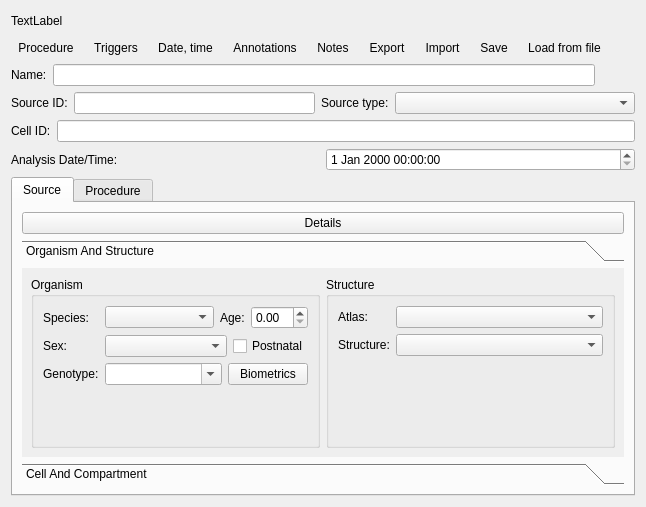
<?xml version="1.0" encoding="UTF-8"?>
<ui version="4.0">
 <class>MetaDataWidget</class>
 <widget class="QWidget" name="MetaDataWidget">
  <property name="geometry">
   <rect>
    <x>0</x>
    <y>0</y>
    <width>646</width>
    <height>507</height>
   </rect>
  </property>
  <property name="windowTitle">
   <string>Form</string>
  </property>
  <property name="toolTip">
   <string>Data name</string>
  </property>
  <property name="statusTip">
   <string>Data name</string>
  </property>
  <property name="whatsThis">
   <string>Data name</string>
  </property>
  <layout class="QGridLayout" name="gridLayout_5">
   <item row="0" column="0">
    <layout class="QVBoxLayout" name="verticalLayout">
     <item>
      <layout class="QHBoxLayout" name="horizontalLayout_4">
       <item>
        <widget class="QLabel" name="dataVarNameLabel">
         <property name="sizePolicy">
          <sizepolicy hsizetype="Preferred" vsizetype="Minimum">
           <horstretch>0</horstretch>
           <verstretch>0</verstretch>
          </sizepolicy>
         </property>
         <property name="toolTip">
          <string>Name of the variable in the workspace</string>
         </property>
         <property name="frameShape">
          <enum>QFrame::Shape::NoFrame</enum>
         </property>
         <property name="frameShadow">
          <enum>QFrame::Shadow::Plain</enum>
         </property>
         <property name="lineWidth">
          <number>1</number>
         </property>
         <property name="midLineWidth">
          <number>0</number>
         </property>
         <property name="text">
          <string>TextLabel</string>
         </property>
         <property name="textInteractionFlags">
          <set>Qt::TextInteractionFlag::TextSelectableByKeyboard|Qt::TextInteractionFlag::TextSelectableByMouse</set>
         </property>
        </widget>
       </item>
       <item>
        <spacer name="horizontalSpacer">
         <property name="orientation">
          <enum>Qt::Orientation::Horizontal</enum>
         </property>
         <property name="sizeHint" stdset="0">
          <size>
           <width>76</width>
           <height>20</height>
          </size>
         </property>
        </spacer>
       </item>
      </layout>
     </item>
     <item>
      <layout class="QHBoxLayout" name="horizontalLayout_6">
       <item>
        <widget class="QToolButton" name="procedureToolButton">
         <property name="toolTip">
          <string>Procedure (treatment, etc)</string>
         </property>
         <property name="statusTip">
          <string>Procedure (treatment, etc)</string>
         </property>
         <property name="whatsThis">
          <string>Procedure (treatment, etc)</string>
         </property>
         <property name="text">
          <string>Procedure</string>
         </property>
         <property name="icon">
          <iconset theme="view-task"/>
         </property>
         <property name="autoRaise">
          <bool>true</bool>
         </property>
        </widget>
       </item>
       <item>
        <widget class="QToolButton" name="triggersToolButton">
         <property name="toolTip">
          <string>Detect and edit trigger protocols</string>
         </property>
         <property name="statusTip">
          <string>Detect and edit trigger protocols</string>
         </property>
         <property name="whatsThis">
          <string>Detect and edit trigger protocols</string>
         </property>
         <property name="text">
          <string>Triggers</string>
         </property>
         <property name="icon">
          <iconset theme="mark-location"/>
         </property>
         <property name="autoRaise">
          <bool>true</bool>
         </property>
        </widget>
       </item>
       <item>
        <widget class="QToolButton" name="dateTimeToolButton">
         <property name="toolTip">
          <string>Date, time of recording and  analysis</string>
         </property>
         <property name="statusTip">
          <string>Date, time of recording and  analysis</string>
         </property>
         <property name="whatsThis">
          <string>Date, time of recording and  analysis</string>
         </property>
         <property name="text">
          <string>Date, time</string>
         </property>
         <property name="icon">
          <iconset theme="change-date-symbolic"/>
         </property>
         <property name="autoRaise">
          <bool>true</bool>
         </property>
        </widget>
       </item>
       <item>
        <widget class="QToolButton" name="annotationsToolButton">
         <property name="toolTip">
          <string>Additional structured descriptors (key, value pairs)</string>
         </property>
         <property name="statusTip">
          <string>Additional structured descriptors (key, value pairs)</string>
         </property>
         <property name="whatsThis">
          <string>Additional structured descriptors (key, value pairs)</string>
         </property>
         <property name="text">
          <string>Annotations</string>
         </property>
         <property name="icon">
          <iconset theme="database-index"/>
         </property>
         <property name="autoRaise">
          <bool>true</bool>
         </property>
        </widget>
       </item>
       <item>
        <widget class="QToolButton" name="notesToolButton">
         <property name="toolTip">
          <string>Edit description (notes)</string>
         </property>
         <property name="statusTip">
          <string>Edit description (notes)</string>
         </property>
         <property name="whatsThis">
          <string>Edit description (notes)</string>
         </property>
         <property name="text">
          <string>Notes</string>
         </property>
         <property name="icon">
          <iconset theme="description"/>
         </property>
         <property name="autoRaise">
          <bool>true</bool>
         </property>
        </widget>
       </item>
       <item>
        <widget class="QToolButton" name="exportToolButton">
         <property name="toolTip">
          <string>Export metadata to workspace object</string>
         </property>
         <property name="statusTip">
          <string>Export metadata to workspace object</string>
         </property>
         <property name="whatsThis">
          <string>Export metadata to workspace object</string>
         </property>
         <property name="text">
          <string>Export</string>
         </property>
         <property name="icon">
          <iconset theme="document-export"/>
         </property>
         <property name="autoRaise">
          <bool>true</bool>
         </property>
        </widget>
       </item>
       <item>
        <widget class="QToolButton" name="importToolButton">
         <property name="toolTip">
          <string>Import metadata from workspace object</string>
         </property>
         <property name="statusTip">
          <string>Import metadata from workspace object</string>
         </property>
         <property name="whatsThis">
          <string>Import metadata from workspace object</string>
         </property>
         <property name="text">
          <string>Import</string>
         </property>
         <property name="icon">
          <iconset theme="document-import"/>
         </property>
         <property name="autoRaise">
          <bool>true</bool>
         </property>
        </widget>
       </item>
       <item>
        <widget class="QToolButton" name="saveToolButton">
         <property name="toolTip">
          <string>Save metadata to file</string>
         </property>
         <property name="statusTip">
          <string>Save metadata to file</string>
         </property>
         <property name="whatsThis">
          <string>Save metadata to file</string>
         </property>
         <property name="text">
          <string>Save</string>
         </property>
         <property name="icon">
          <iconset theme="document-save"/>
         </property>
         <property name="autoRaise">
          <bool>true</bool>
         </property>
        </widget>
       </item>
       <item>
        <widget class="QToolButton" name="loadToolButton">
         <property name="toolTip">
          <string>Load meta-data from file</string>
         </property>
         <property name="statusTip">
          <string>Load meta-data from file</string>
         </property>
         <property name="whatsThis">
          <string>Load meta-data from file</string>
         </property>
         <property name="text">
          <string>Load from file</string>
         </property>
         <property name="icon">
          <iconset theme="document-open"/>
         </property>
         <property name="autoRaise">
          <bool>true</bool>
         </property>
        </widget>
       </item>
       <item>
        <spacer name="horizontalSpacer_2">
         <property name="orientation">
          <enum>Qt::Orientation::Horizontal</enum>
         </property>
         <property name="sizeHint" stdset="0">
          <size>
           <width>363</width>
           <height>20</height>
          </size>
         </property>
        </spacer>
       </item>
      </layout>
     </item>
     <item>
      <layout class="QHBoxLayout" name="horizontalLayout_5">
       <item>
        <widget class="QLabel" name="nameLabel">
         <property name="text">
          <string>Name:</string>
         </property>
         <property name="buddy">
          <cstring>dataNameLineEdit</cstring>
         </property>
        </widget>
       </item>
       <item>
        <widget class="QLineEdit" name="dataNameLineEdit">
         <property name="sizePolicy">
          <sizepolicy hsizetype="Expanding" vsizetype="Fixed">
           <horstretch>10</horstretch>
           <verstretch>0</verstretch>
          </sizepolicy>
         </property>
         <property name="toolTip">
          <string>Data name</string>
         </property>
         <property name="statusTip">
          <string>Data name</string>
         </property>
         <property name="whatsThis">
          <string>Data name</string>
         </property>
         <property name="clearButtonEnabled">
          <bool>true</bool>
         </property>
        </widget>
       </item>
       <item>
        <spacer name="horizontalSpacer_3">
         <property name="orientation">
          <enum>Qt::Orientation::Horizontal</enum>
         </property>
         <property name="sizeHint" stdset="0">
          <size>
           <width>40</width>
           <height>20</height>
          </size>
         </property>
        </spacer>
       </item>
      </layout>
     </item>
     <item>
      <layout class="QHBoxLayout" name="horizontalLayout_10">
       <item>
        <widget class="QLabel" name="sourceIDLabel">
         <property name="sizePolicy">
          <sizepolicy hsizetype="Preferred" vsizetype="Preferred">
           <horstretch>0</horstretch>
           <verstretch>0</verstretch>
          </sizepolicy>
         </property>
         <property name="toolTip">
          <string>Source (organism) ID</string>
         </property>
         <property name="statusTip">
          <string>Source (organism) ID</string>
         </property>
         <property name="whatsThis">
          <string>Source (organism) ID</string>
         </property>
         <property name="text">
          <string>Source ID:</string>
         </property>
         <property name="buddy">
          <cstring>sourceIDLineEdit</cstring>
         </property>
        </widget>
       </item>
       <item>
        <widget class="QLineEdit" name="sourceIDLineEdit">
         <property name="sizePolicy">
          <sizepolicy hsizetype="MinimumExpanding" vsizetype="Fixed">
           <horstretch>0</horstretch>
           <verstretch>0</verstretch>
          </sizepolicy>
         </property>
         <property name="toolTip">
          <string>Source (organism) ID</string>
         </property>
         <property name="statusTip">
          <string>Source (organism) ID</string>
         </property>
         <property name="whatsThis">
          <string>Source (organism) ID</string>
         </property>
         <property name="clearButtonEnabled">
          <bool>true</bool>
         </property>
        </widget>
       </item>
       <item>
        <widget class="QLabel" name="label_2">
         <property name="text">
          <string>Source type:</string>
         </property>
         <property name="buddy">
          <cstring>sourceTypeComboBox</cstring>
         </property>
        </widget>
       </item>
       <item>
        <widget class="QComboBox" name="sourceTypeComboBox">
         <property name="sizePolicy">
          <sizepolicy hsizetype="MinimumExpanding" vsizetype="Fixed">
           <horstretch>0</horstretch>
           <verstretch>0</verstretch>
          </sizepolicy>
         </property>
        </widget>
       </item>
      </layout>
     </item>
     <item>
      <layout class="QHBoxLayout" name="horizontalLayout_11">
       <item>
        <widget class="QLabel" name="cellIDLabel">
         <property name="sizePolicy">
          <sizepolicy hsizetype="Preferred" vsizetype="Fixed">
           <horstretch>0</horstretch>
           <verstretch>0</verstretch>
          </sizepolicy>
         </property>
         <property name="toolTip">
          <string>Cell ID</string>
         </property>
         <property name="statusTip">
          <string>Cell ID</string>
         </property>
         <property name="whatsThis">
          <string>Cell ID</string>
         </property>
         <property name="text">
          <string>Cell ID:</string>
         </property>
         <property name="buddy">
          <cstring>cellIDLineEdit</cstring>
         </property>
        </widget>
       </item>
       <item>
        <widget class="QLineEdit" name="cellIDLineEdit">
         <property name="sizePolicy">
          <sizepolicy hsizetype="Expanding" vsizetype="Fixed">
           <horstretch>0</horstretch>
           <verstretch>0</verstretch>
          </sizepolicy>
         </property>
         <property name="toolTip">
          <string>Cell ID</string>
         </property>
         <property name="statusTip">
          <string>Cell ID</string>
         </property>
         <property name="whatsThis">
          <string>Cell ID</string>
         </property>
         <property name="clearButtonEnabled">
          <bool>true</bool>
         </property>
        </widget>
       </item>
      </layout>
     </item>
     <item>
      <layout class="QHBoxLayout" name="horizontalLayout_9">
       <item>
        <widget class="QLabel" name="label_6">
         <property name="toolTip">
          <string>Date &amp; Time of Aanalysis</string>
         </property>
         <property name="text">
          <string>Analysis Date/Time:</string>
         </property>
         <property name="buddy">
          <cstring>analysisDateTimeEdit</cstring>
         </property>
        </widget>
       </item>
       <item>
        <widget class="QDateTimeEdit" name="analysisDateTimeEdit"/>
       </item>
      </layout>
     </item>
    </layout>
   </item>
   <item row="1" column="0">
    <widget class="QTabWidget" name="tabWidget">
     <property name="currentIndex">
      <number>0</number>
     </property>
     <widget class="QWidget" name="sourceTab">
      <attribute name="title">
       <string>Source</string>
      </attribute>
      <layout class="QGridLayout" name="gridLayout_3">
       <item row="0" column="0">
        <layout class="QHBoxLayout" name="horizontalLayout">
         <item>
          <widget class="QPushButton" name="sourceDetailsPushbutton">
           <property name="text">
            <string>Details</string>
           </property>
           <property name="icon">
            <iconset theme="package"/>
           </property>
          </widget>
         </item>
        </layout>
       </item>
       <item row="1" column="0">
        <widget class="QToolBox" name="sourceToolBox">
         <property name="currentIndex">
          <number>0</number>
         </property>
         <widget class="QWidget" name="pageOrganismAndStructure">
          <property name="geometry">
           <rect>
            <x>0</x>
            <y>0</y>
            <width>595</width>
            <height>170</height>
           </rect>
          </property>
          <attribute name="label">
           <string>Organism And Structure</string>
          </attribute>
          <layout class="QGridLayout" name="gridLayout_2">
           <item row="0" column="0">
            <layout class="QHBoxLayout" name="horizontalLayout_8">
             <item>
              <widget class="QGroupBox" name="organismGroupBox">
               <property name="title">
                <string>Organism</string>
               </property>
               <layout class="QGridLayout" name="gridLayout">
                <item row="0" column="0">
                 <layout class="QFormLayout" name="formLayout_5">
                  <item row="0" column="0">
                   <widget class="QLabel" name="label">
                    <property name="text">
                     <string>Species:</string>
                    </property>
                    <property name="buddy">
                     <cstring>speciesComboBox</cstring>
                    </property>
                   </widget>
                  </item>
                  <item row="0" column="1">
                   <layout class="QHBoxLayout" name="horizontalLayout_2">
                    <item>
                     <widget class="QComboBox" name="speciesComboBox">
                      <property name="sizePolicy">
                       <sizepolicy hsizetype="MinimumExpanding" vsizetype="Fixed">
                        <horstretch>0</horstretch>
                        <verstretch>0</verstretch>
                       </sizepolicy>
                      </property>
                     </widget>
                    </item>
                    <item>
                     <layout class="QFormLayout" name="formLayout_4">
                      <item row="0" column="0">
                       <widget class="QLabel" name="ageLabel">
                        <property name="text">
                         <string>Age:</string>
                        </property>
                        <property name="buddy">
                         <cstring>ageSpinBox</cstring>
                        </property>
                       </widget>
                      </item>
                      <item row="0" column="1">
                       <widget class="QuantitySpinBox" name="ageSpinBox"/>
                      </item>
                     </layout>
                    </item>
                   </layout>
                  </item>
                  <item row="1" column="0">
                   <widget class="QLabel" name="sexLabel">
                    <property name="sizePolicy">
                     <sizepolicy hsizetype="Minimum" vsizetype="Preferred">
                      <horstretch>0</horstretch>
                      <verstretch>0</verstretch>
                     </sizepolicy>
                    </property>
                    <property name="text">
                     <string>Sex:</string>
                    </property>
                    <property name="buddy">
                     <cstring>sexComboBox</cstring>
                    </property>
                   </widget>
                  </item>
                  <item row="1" column="1">
                   <layout class="QHBoxLayout" name="horizontalLayout_3">
                    <item>
                     <widget class="QComboBox" name="sexComboBox">
                      <property name="sizePolicy">
                       <sizepolicy hsizetype="MinimumExpanding" vsizetype="Fixed">
                        <horstretch>0</horstretch>
                        <verstretch>0</verstretch>
                       </sizepolicy>
                      </property>
                      <property name="minimumSize">
                       <size>
                        <width>80</width>
                        <height>0</height>
                       </size>
                      </property>
                      <property name="toolTip">
                       <string>Genetic sex</string>
                      </property>
                      <property name="statusTip">
                       <string>Genetic sex</string>
                      </property>
                      <property name="whatsThis">
                       <string>Genetic sex</string>
                      </property>
                      <property name="currentText">
                       <string/>
                      </property>
                      <property name="maxVisibleItems">
                       <number>3</number>
                      </property>
                      <property name="maxCount">
                       <number>3</number>
                      </property>
                      <property name="insertPolicy">
                       <enum>QComboBox::InsertPolicy::NoInsert</enum>
                      </property>
                      <property name="minimumContentsLength">
                       <number>3</number>
                      </property>
                     </widget>
                    </item>
                    <item>
                     <widget class="QCheckBox" name="postNatalCheckBox">
                      <property name="text">
                       <string>Postnatal</string>
                      </property>
                     </widget>
                    </item>
                   </layout>
                  </item>
                  <item row="2" column="0">
                   <widget class="QLabel" name="genotypeLabel">
                    <property name="sizePolicy">
                     <sizepolicy hsizetype="Minimum" vsizetype="Preferred">
                      <horstretch>0</horstretch>
                      <verstretch>0</verstretch>
                     </sizepolicy>
                    </property>
                    <property name="text">
                     <string>Genotype:</string>
                    </property>
                    <property name="buddy">
                     <cstring>genotypeComboBox</cstring>
                    </property>
                   </widget>
                  </item>
                  <item row="2" column="1">
                   <layout class="QHBoxLayout" name="horizontalLayout_7">
                    <item>
                     <widget class="QComboBox" name="genotypeComboBox">
                      <property name="sizePolicy">
                       <sizepolicy hsizetype="MinimumExpanding" vsizetype="Fixed">
                        <horstretch>0</horstretch>
                        <verstretch>0</verstretch>
                       </sizepolicy>
                      </property>
                      <property name="minimumSize">
                       <size>
                        <width>80</width>
                        <height>0</height>
                       </size>
                      </property>
                      <property name="toolTip">
                       <string>Genotype</string>
                      </property>
                      <property name="statusTip">
                       <string>Genotype</string>
                      </property>
                      <property name="whatsThis">
                       <string>Genotype</string>
                      </property>
                      <property name="editable">
                       <bool>true</bool>
                      </property>
                      <property name="maxVisibleItems">
                       <number>50</number>
                      </property>
                     </widget>
                    </item>
                    <item>
                     <widget class="QPushButton" name="biometricsPushButton">
                      <property name="toolTip">
                       <string>Additional biometrics</string>
                      </property>
                      <property name="statusTip">
                       <string>Additional biometrics</string>
                      </property>
                      <property name="whatsThis">
                       <string>Additional biometrics</string>
                      </property>
                      <property name="text">
                       <string>Biometrics</string>
                      </property>
                      <property name="icon">
                       <iconset theme="package"/>
                      </property>
                     </widget>
                    </item>
                   </layout>
                  </item>
                 </layout>
                </item>
               </layout>
              </widget>
             </item>
             <item>
              <widget class="QGroupBox" name="structureGroupBox">
               <property name="title">
                <string>Structure</string>
               </property>
               <layout class="QFormLayout" name="formLayout_3">
                <item row="0" column="0">
                 <widget class="QLabel" name="label_9">
                  <property name="text">
                   <string>Atlas:</string>
                  </property>
                  <property name="buddy">
                   <cstring>atlasesComboBox</cstring>
                  </property>
                 </widget>
                </item>
                <item row="0" column="1">
                 <widget class="QComboBox" name="atlasesComboBox">
                  <property name="sizePolicy">
                   <sizepolicy hsizetype="MinimumExpanding" vsizetype="Fixed">
                    <horstretch>0</horstretch>
                    <verstretch>0</verstretch>
                   </sizepolicy>
                  </property>
                 </widget>
                </item>
                <item row="1" column="0">
                 <widget class="QLabel" name="label_8">
                  <property name="text">
                   <string>Structure:</string>
                  </property>
                  <property name="buddy">
                   <cstring>structuresComboBox</cstring>
                  </property>
                 </widget>
                </item>
                <item row="1" column="1">
                 <widget class="QComboBox" name="structuresComboBox">
                  <property name="sizePolicy">
                   <sizepolicy hsizetype="MinimumExpanding" vsizetype="Fixed">
                    <horstretch>0</horstretch>
                    <verstretch>0</verstretch>
                   </sizepolicy>
                  </property>
                 </widget>
                </item>
               </layout>
              </widget>
             </item>
            </layout>
           </item>
          </layout>
         </widget>
         <widget class="QWidget" name="pageCellAndCompartment">
          <property name="geometry">
           <rect>
            <x>0</x>
            <y>0</y>
            <width>1027</width>
            <height>434</height>
           </rect>
          </property>
          <attribute name="label">
           <string>Cell And Compartment</string>
          </attribute>
          <layout class="QGridLayout" name="gridLayout_4">
           <item row="0" column="0">
            <widget class="QGroupBox" name="cellGroupBox">
             <property name="title">
              <string>Cell</string>
             </property>
             <layout class="QFormLayout" name="formLayout">
              <item row="0" column="0">
               <widget class="QLabel" name="label_4">
                <property name="text">
                 <string>Type:</string>
                </property>
                <property name="buddy">
                 <cstring>cellTypeLineEdit</cstring>
                </property>
               </widget>
              </item>
              <item row="0" column="1">
               <widget class="QLineEdit" name="cellTypeLineEdit"/>
              </item>
              <item row="1" column="0">
               <widget class="QLabel" name="label_5">
                <property name="text">
                 <string>Subtype:</string>
                </property>
                <property name="buddy">
                 <cstring>cellSubtypeLineEdit</cstring>
                </property>
               </widget>
              </item>
              <item row="1" column="1">
               <widget class="QLineEdit" name="cellSubtypeLineEdit"/>
              </item>
             </layout>
            </widget>
           </item>
           <item row="0" column="1">
            <widget class="QGroupBox" name="compartmentGroupBox">
             <property name="title">
              <string>Compartment</string>
             </property>
             <layout class="QFormLayout" name="formLayout_2">
              <item row="0" column="0">
               <widget class="QLabel" name="compartmentIDLabel">
                <property name="text">
                 <string>ID:</string>
                </property>
                <property name="buddy">
                 <cstring>compartmentIDSpinBox</cstring>
                </property>
               </widget>
              </item>
              <item row="0" column="1">
               <widget class="QSpinBox" name="compartmentIDSpinBox"/>
              </item>
              <item row="1" column="0">
               <widget class="QLabel" name="compartmentTypeLabel">
                <property name="sizePolicy">
                 <sizepolicy hsizetype="Preferred" vsizetype="Fixed">
                  <horstretch>0</horstretch>
                  <verstretch>0</verstretch>
                 </sizepolicy>
                </property>
                <property name="text">
                 <string>Type:</string>
                </property>
                <property name="buddy">
                 <cstring>cellCompartmentTypeCombo</cstring>
                </property>
               </widget>
              </item>
              <item row="1" column="1">
               <widget class="QComboBox" name="cellCompartmentTypeCombo">
                <property name="sizePolicy">
                 <sizepolicy hsizetype="MinimumExpanding" vsizetype="Fixed">
                  <horstretch>0</horstretch>
                  <verstretch>0</verstretch>
                 </sizepolicy>
                </property>
               </widget>
              </item>
              <item row="2" column="0">
               <widget class="QLabel" name="label_3">
                <property name="text">
                 <string>Name:</string>
                </property>
                <property name="buddy">
                 <cstring>compartmentNameLineEdit</cstring>
                </property>
               </widget>
              </item>
              <item row="2" column="1">
               <widget class="QLineEdit" name="compartmentNameLineEdit"/>
              </item>
             </layout>
            </widget>
           </item>
          </layout>
         </widget>
        </widget>
       </item>
      </layout>
     </widget>
     <widget class="QWidget" name="procedureTab">
      <attribute name="title">
       <string>Procedure</string>
      </attribute>
     </widget>
    </widget>
   </item>
  </layout>
 </widget>
 <customwidgets>
  <customwidget>
   <class>QuantitySpinBox</class>
   <extends>QDoubleSpinBox</extends>
   <header location="global">gui.widgets.small_widgets</header>
  </customwidget>
 </customwidgets>
 <resources/>
 <connections/>
</ui>
